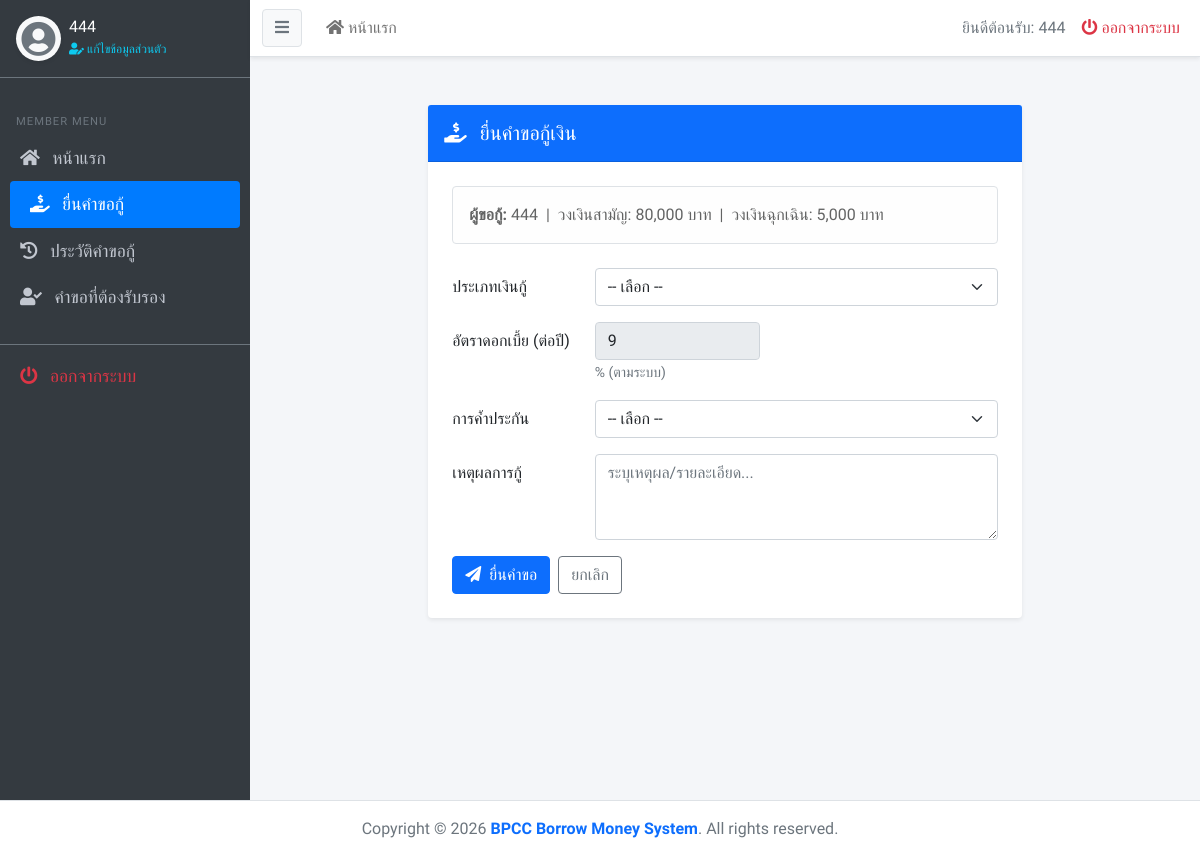
The app's page /user/borrow.php (signed in) with its own data.
### tables this page shows
CREATE TABLE `member` (
  `mem_id` varchar(13) NOT NULL,
  `mem_name` varchar(80) NOT NULL,
  `mem_address` text NOT NULL,
  `mem_phone` varchar(10) NOT NULL,
  `mem_status` int(1) UNSIGNED NOT NULL COMMENT '0=แอดมิน, 1=พนักงานคีย์ข้อมูล, 2=ครู, 3=เจ้าหน้าที่',
  `mem_username` varchar(20) NOT NULL,
  `mem_password` varchar(255) NOT NULL,
  `mem_amount_stock` int(10) UNSIGNED NOT NULL COMMENT 'จำนวนเงินหุ้น',
  `mem_stock_savings` int(10) UNSIGNED NOT NULL DEFAULT 0 COMMENT 'เงินออมหุ้น (บาท/เดือน)',
  `mem_common_credit` int(10) UNSIGNED NOT NULL,
  `mem_emergency_credit` int(10) UNSIGNED NOT NULL,
  `mem_register_date` datetime NOT NULL
);

CREATE TABLE `system` (
  `st_id` int(11) NOT NULL,
  `st_max_amount_common_teacher` int(10) UNSIGNED NOT NULL COMMENT 'วงเงินกู้สูงสุด (เงินกู้สามัญ ครู)',
  `st_max_amount_common_officer` int(10) UNSIGNED NOT NULL COMMENT 'วงเงินกู้สูงสุด (เงินกู้สามัญ เจ้าหน้าที่)',
  `st_max_amount_emergency` int(10) UNSIGNED NOT NULL COMMENT 'วงเงินกู้สูงสุด (เงินกู้ฉุกเฉิน)',
  `st_min_stock_savings` int(10) UNSIGNED NOT NULL DEFAULT 0 COMMENT 'เงินออมหุ้นขั้นต่ำ (บาท)',
  `st_max_stock_savings` int(10) UNSIGNED NOT NULL DEFAULT 0 COMMENT 'เงินออมหุ้นสูงสุด (บาท)',
  `st_amount_cost_teacher` int(10) UNSIGNED NOT NULL COMMENT 'จำนวนเงินต้น (ครู)',
  `st_amount_cost_officer` int(10) UNSIGNED NOT NULL COMMENT 'จำนวนเงินต้น (เจ้าหน้าที่)',
  `st_max_months_common` int(10) UNSIGNED NOT NULL COMMENT 'จำนวนเดือนที่ผ่อนชำระสูงสุด (เงินกู้สามัญ)',
  `st_max_months_emergency` int(10) UNSIGNED NOT NULL COMMENT 'จำนวนเดือนที่ผ่อนชำระสูงสุด (เงินกู้ฉุกเฉิน)',
  `st_interest` float UNSIGNED NOT NULL COMMENT 'อัตราดอกเบี้ยต่อปี',
  `st_stock_price` float UNSIGNED NOT NULL COMMENT 'ราคาหุ้น (บาท)',
  `st_dividend_rate` float UNSIGNED NOT NULL COMMENT 'เงินปันผล (%)',
  `st_average_return_rate` float UNSIGNED NOT NULL COMMENT 'เงินเฉลี่ยคืน (%)',
  `st_dateline` int(10) UNSIGNED NOT NULL COMMENT 'วันที่สิ้นสุดชำระเงินรายเดือน'
);

### user/borrow.php (the view, shortened to what this page needs)
<?php
include('../includes/header.php');
$mem_id = mysqli_real_escape_string($condb, $_SESSION['mem_id']);
$sql_mem = "SELECT mem_name, mem_common_credit, mem_emergency_credit, mem_status FROM member WHERE mem_id = '$mem_id'";
$rs_mem = mysqli_query($condb, $sql_mem);
$member = mysqli_fetch_assoc($rs_mem);
$sql_system = "SELECT * FROM system WHERE st_id = 1";
$rs_sys = mysqli_query($condb, $sql_system);
$sys = mysqli_fetch_assoc($rs_sys);
?>
<section class="content">
  <div class="container-fluid py-4">
    <div class="row justify-content-center">
      <div class="col-lg-8">
        <div class="card border-0 shadow-sm">
          <div class="card-header bg-primary text-white py-3">
            <h5 class="mb-0"><i class="fas fa-hand-holding-usd me-2"></i> ยื่นคำขอกู้เงิน</h5>
          </div>
          <div class="card-body p-4">
            <div class="alert alert-light border mb-4">
              <strong>ผู้ขอกู้:</strong> <?php echo htmlspecialchars($member['mem_name']); ?>
              &nbsp;|&nbsp; วงเงินสามัญ: <?php echo number_format($member['mem_common_credit']); ?> บาท
              &nbsp;|&nbsp; วงเงินฉุกเฉิน: <?php echo number_format($member['mem_emergency_credit']); ?> บาท
            </div>
            <form action="request_save.php" method="POST" id="formBorrow">
              <div class="row mb-3">
                <label class="col-sm-3 col-form-label">ประเภทเงินกู้</label>
                <div class="col-sm-9">
                  <select class="form-select" name="br_type" id="br_type" required>
                    <option value="" selected disabled>-- เลือก --</option>
                  </select>
                </div>
              </div>
              <div class="row mb-3">
                <label class="col-sm-3 col-form-label">อัตราดอกเบี้ย (ต่อปี)</label>
                <div class="col-sm-4">
                  <input type="number" class="form-control" name="br_interest_rate" value="<?php echo htmlspecialchars(@$sys['st_interest'] ?: '0'); ?>" step="0.01" min="0" readonly>
                  <small class="text-muted">% (ตามระบบ)</small>
                </div>
              </div>
              <div class="row mb-3">
                <label class="col-sm-3 col-form-label">การค้ำประกัน</label>
                <div class="col-sm-9">
                  <select class="form-select" name="guarantee_type" id="guarantee_type" required>
                    <option value="" selected disabled>-- เลือก --</option>
                  </select>
                </div>
              </div>
              <div class="row mb-3">
                <label class="col-sm-3 col-form-label">เหตุผลการกู้</label>
                <div class="col-sm-9">
                  <textarea class="form-control" name="br_details" rows="3" required placeholder="ระบุเหตุผล/รายละเอียด..."></textarea>
                </div>
              </div>
              <div class="d-flex gap-2">
                <button type="submit" class="btn btn-primary"><i class="fas fa-paper-plane me-1"></i> ยื่นคำขอ</button>
                <a href="index.php" class="btn btn-outline-secondary">ยกเลิก</a>
              </div>
            </form>
          </div>
        </div>
      </div>
    </div>
  </div>
</section>
<?php include('../includes/footer.php'); ?>

### assets/css/custom.css (style rules this page uses)
body { font-family: 'Kanit', sans-serif; background-color: #f4f6f9; overflow-x: hidden; }
.card { box-shadow: 0 0 1px rgba(0,0,0,.125), 0 1px 3px rgba(0,0,0,.2); border: 0; margin-bottom: 1rem; }
.card-header { background-color: transparent; border-bottom: 1px solid rgba(0,0,0,.125); }

### records on screen
member: mem_name "444", mem_common_credit "80,000", mem_emergency_credit "5,000"
system: br_interest_rate "9"

### other values on screen
$_SESSION['mem_name'] "444"
